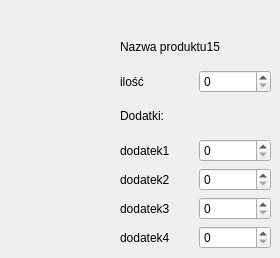
   <widget class="QWidget" name="page_15">
    <widget class="QWidget" name="layoutWidget_16">
     <property name="geometry">
      <rect>
       <x>120</x>
       <y>30</y>
       <width>151</width>
       <height>219</height>
      </rect>
     </property>
     <layout class="QVBoxLayout" name="verticalLayout_32">
      <item>
       <widget class="QLabel" name="label_218">
        <property name="text">
         <string>Nazwa produktu15</string>
        </property>
       </widget>
      </item>
      <item>
       <layout class="QHBoxLayout" name="horizontalLayout_156">
        <item>
         <widget class="QLabel" name="label_219">
          <property name="text">
           <string>ilość</string>
          </property>
         </widget>
        </item>
        <item>
         <widget class="QSpinBox" name="spinBox_156"/>
        </item>
       </layout>
      </item>
      <item>
       <widget class="QLabel" name="label_220">
        <property name="text">
         <string>Dodatki:</string>
        </property>
       </widget>
      </item>
      <item>
       <layout class="QHBoxLayout" name="horizontalLayout_157">
        <item>
         <widget class="QLabel" name="label_221">
          <property name="text">
           <string>dodatek1</string>
          </property>
         </widget>
        </item>
        <item>
         <widget class="QSpinBox" name="spinBox_157"/>
        </item>
       </layout>
      </item>
      <item>
       <layout class="QHBoxLayout" name="horizontalLayout_158">
        <item>
         <widget class="QLabel" name="label_222">
          <property name="text">
           <string>dodatek2</string>
          </property>
         </widget>
        </item>
        <item>
         <widget class="QSpinBox" name="spinBox_158"/>
        </item>
       </layout>
      </item>
      <item>
       <layout class="QHBoxLayout" name="horizontalLayout_159">
        <item>
         <widget class="QLabel" name="label_223">
          <property name="text">
           <string>dodatek3</string>
          </property>
         </widget>
        </item>
        <item>
         <widget class="QSpinBox" name="spinBox_159"/>
        </item>
       </layout>
      </item>
      <item>
       <layout class="QHBoxLayout" name="horizontalLayout_160">
        <item>
         <widget class="QLabel" name="label_224">
          <property name="text">
           <string>dodatek4</string>
          </property>
         </widget>
        </item>
        <item>
         <widget class="QSpinBox" name="spinBox_160"/>
        </item>
       </layout>
      </item>
     </layout>
    </widget>
   </widget>
